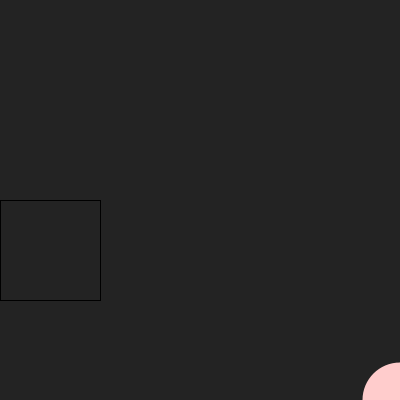
Frame 1 (no input)
Frame 60 (the mouse pressed at the canvas centre just before this capture): identical to frame 1, image omitted
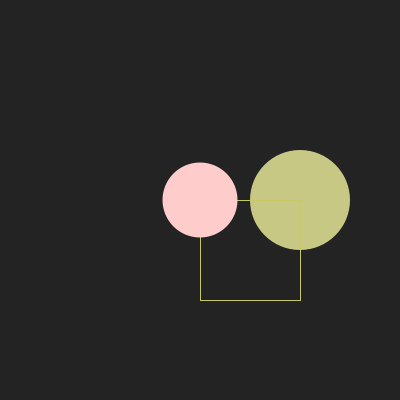
Frame 120 (the mouse held since frame 60 and released just before this capture)

The Processing sketch that drew these frames (run headless with seeded random() and noise(); from frame 60 on, the mouse is pressed at the canvas centre):

// Processing sketch: processing_135808
// ── processing_135808.pde

void setup(){
  size(400,400);
  smooth();
}
void draw(){
  frameRate(100);
  background(35);
  fill(mouseX,mouseY,mouseX/1.5);
  noStroke();
  ellipse(300,mouseX,mouseX/2,mouseX/2);
  noFill();
  stroke(mouseX,mouseY,mouseY/2);
  rectMode(CORNER);
  rect(mouseX,200,100,100);
  noStroke();
  fill(#FFCCCC);
  ellipse(400-mouseX,400-mouseY,75,75);
}
